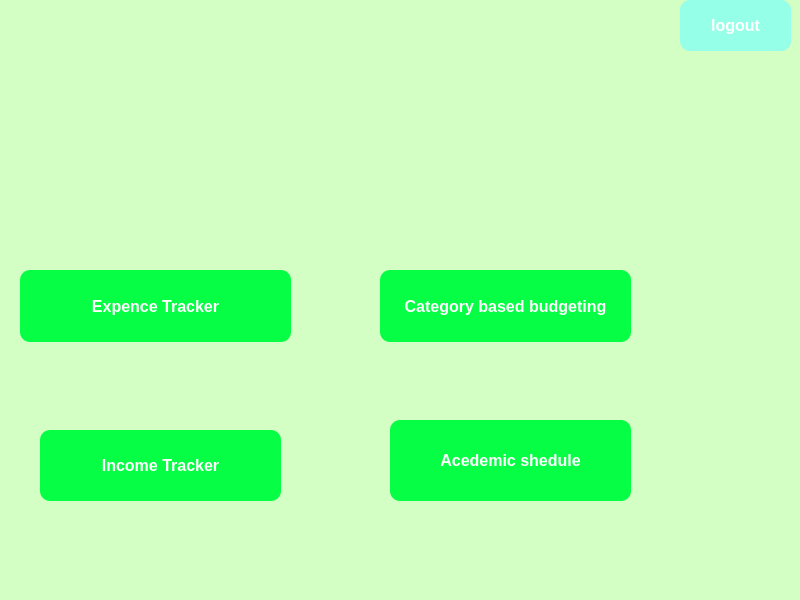
<?xml version="1.0" encoding="UTF-8"?>
<ui version="4.0">
 <class>home</class>
 <widget class="QMainWindow" name="home">
  <property name="geometry">
   <rect>
    <x>0</x>
    <y>0</y>
    <width>800</width>
    <height>600</height>
   </rect>
  </property>
  <property name="windowTitle">
   <string>MainWindow</string>
  </property>
  <property name="styleSheet">
   <string notr="true">background-color:#d3ffc5;   /* Mint green */</string>
  </property>
  <widget class="QWidget" name="centralwidget">
   <widget class="QPushButton" name="Acedemic">
    <property name="geometry">
     <rect>
      <x>390</x>
      <y>420</y>
      <width>241</width>
      <height>81</height>
     </rect>
    </property>
    <property name="styleSheet">
     <string notr="true">QPushButton {
    background-color: #06ff44;       /* Light blue background color */
    color: white;                    /* White text color */
    border: white;                    /* Remove default border */
    border-radius: 10px;             /* Rounded corners */
    padding: 10px 20px;              /* Padding for larger button */
    font-size: 16px;                 /* Font size for button text */
    font-weight: bold;               /* Bold text */
    transition: background-color 0.3s ease; /* Smooth transition for hover effect */
}

QPushButton:hover {
    background-color: #2193b0;       /* Darker blue when hovered */
}

QPushButton:pressed {
    background-color: #3a6073;       /* Even darker blue when pressed */
}
</string>
    </property>
    <property name="text">
     <string>Acedemic shedule</string>
    </property>
   </widget>
   <widget class="QPushButton" name="Budgeting">
    <property name="geometry">
     <rect>
      <x>380</x>
      <y>270</y>
      <width>251</width>
      <height>72</height>
     </rect>
    </property>
    <property name="styleSheet">
     <string notr="true">QPushButton {
    background-color: #06ff44;       /* Light blue background color */
    color: white;                    /* White text color */
    border: white;                    /* Remove default border */
    border-radius: 10px;             /* Rounded corners */
    padding: 10px 20px;              /* Padding for larger button */
    font-size: 16px;                 /* Font size for button text */
    font-weight: bold;               /* Bold text */
    transition: background-color 0.3s ease; /* Smooth transition for hover effect */
}

QPushButton:hover {
    background-color: #2193b0;       /* Darker blue when hovered */
}

QPushButton:pressed {
    background-color: #3a6073;       /* Even darker blue when pressed */
}
</string>
    </property>
    <property name="text">
     <string>Category based budgeting</string>
    </property>
   </widget>
   <widget class="QPushButton" name="Logout">
    <property name="geometry">
     <rect>
      <x>680</x>
      <y>0</y>
      <width>111</width>
      <height>51</height>
     </rect>
    </property>
    <property name="styleSheet">
     <string notr="true">QPushButton {
    background-color: #95ffe8;       /* Light blue background color */
    color: white;                    /* White text color */
    border: white;                    /* Remove default border */
    border-radius: 10px;             /* Rounded corners */
    padding: 10px 20px;              /* Padding for larger button */
    font-size: 16px;                 /* Font size for button text */
    font-weight: bold;               /* Bold text */
    transition: background-color 0.3s ease; /* Smooth transition for hover effect */
}

QPushButton:hover {
    background-color: #2193b0;       /* Darker blue when hovered */
}

QPushButton:pressed {
    background-color: #3a6073;       /* Even darker blue when pressed */
}
</string>
    </property>
    <property name="text">
     <string>logout</string>
    </property>
   </widget>
   <widget class="QPushButton" name="IncomeTracker">
    <property name="geometry">
     <rect>
      <x>40</x>
      <y>430</y>
      <width>241</width>
      <height>71</height>
     </rect>
    </property>
    <property name="styleSheet">
     <string notr="true">QPushButton {
    background-color: #06ff44;       /* Light blue background color */
    color: white;                    /* White text color */
    border: white;                    /* Remove default border */
    border-radius: 10px;             /* Rounded corners */
    padding: 10px 20px;              /* Padding for larger button */
    font-size: 16px;                 /* Font size for button text */
    font-weight: bold;               /* Bold text */
    transition: background-color 0.3s ease; /* Smooth transition for hover effect */
}

QPushButton:hover {
    background-color: #2193b0;       /* Darker blue when hovered */
}

QPushButton:pressed {
    background-color: #3a6073;       /* Even darker blue when pressed */
}
</string>
    </property>
    <property name="text">
     <string>Income Tracker</string>
    </property>
   </widget>
   <widget class="QWidget" name="widget" native="true">
    <property name="geometry">
     <rect>
      <x>0</x>
      <y>0</y>
      <width>671</width>
      <height>221</height>
     </rect>
    </property>
    <property name="styleSheet">
     <string notr="true">QWidget{ border-image:url(:/piyu/images.jpeg);}</string>
    </property>
   </widget>
   <widget class="QPushButton" name="ExpenceTracker">
    <property name="geometry">
     <rect>
      <x>20</x>
      <y>270</y>
      <width>271</width>
      <height>72</height>
     </rect>
    </property>
    <property name="styleSheet">
     <string notr="true">QPushButton {
    background-color: #06ff44;       /* Light blue background color */
    color: white;                    /* White text color */
    border: white;                    /* Remove default border */
    border-radius: 10px;             /* Rounded corners */
    padding: 10px 20px;              /* Padding for larger button */
    font-size: 16px;                 /* Font size for button text */
    font-weight: bold;               /* Bold text */
    transition: background-color 0.3s ease; /* Smooth transition for hover effect */
}

QPushButton:hover {
    background-color: #2193b0;       /* Darker blue when hovered */
}

QPushButton:pressed {
    background-color: #3a6073;       /* Even darker blue when pressed */
}
</string>
    </property>
    <property name="text">
     <string>Expence Tracker</string>
    </property>
   </widget>
  </widget>
  <widget class="QStatusBar" name="statusbar"/>
  <action name="actionlohi">
   <property name="text">
    <string>lohi</string>
   </property>
  </action>
 </widget>
 <resources/>
 <connections/>
</ui>
